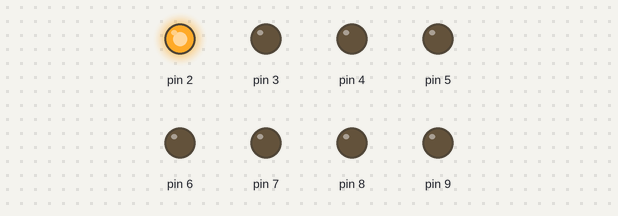
Simulated run of this sketch. Board: Arduino Uno, built with avr-gcc and run on an emulated ATmega328P. On the bench: output pins drawn as LEDs (lit = HIGH).

Above: at 3.3 s.
At 3.9 s:
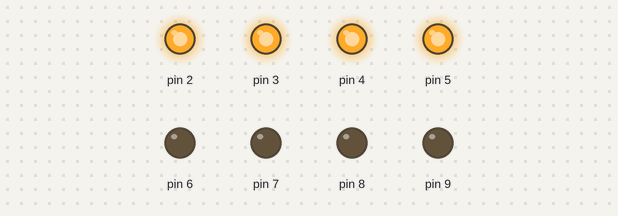
At 4.7 s:
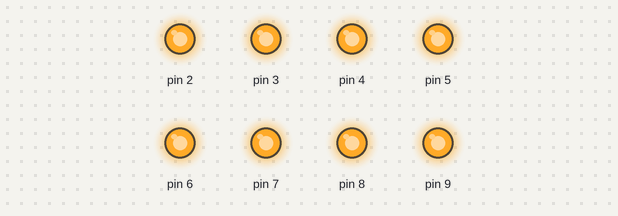
At 5.6 s:
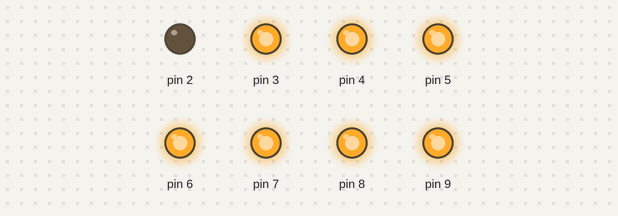
At 6.45 s:
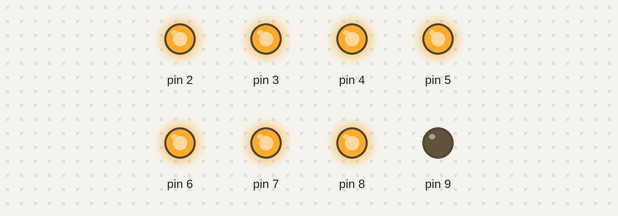
At 7.9 s:
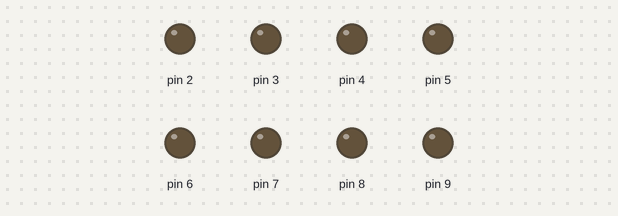
Timing chart, 0 to 10.4 s (numbered marks = the images above):
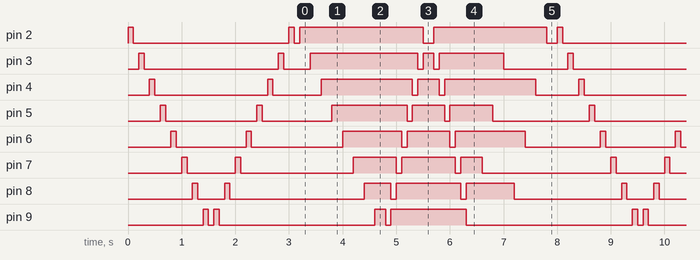

The sketch:

Tema-8_leduri.ino
```cpp
void setup()
{
pinMode (2, OUTPUT);
pinMode (3, OUTPUT);
pinMode (4, OUTPUT);
pinMode (5, OUTPUT);
pinMode (6, OUTPUT);
pinMode (7, OUTPUT);
pinMode (8, OUTPUT);
pinMode (9, OUTPUT);
}

void loop()
{
   int i;
   for(i=2;i<=9;i++)
    {
      digitalWrite(i, HIGH);
      delay(100);
      digitalWrite(i, LOW);
      delay(100);
    }
    for(i=9;i>=2;i--)
    {
      digitalWrite(i, HIGH);
      delay(100);
      digitalWrite(i, LOW);
      delay(100);
    }
    for(i=2;i<=9;i++)
    {
      digitalWrite(i, HIGH);
      delay(100);
      digitalWrite(i+1, LOW);
      delay(100);
    }
        for(i=9;i>=2;i--)
    {
      digitalWrite(i,LOW);
      delay(100);
      digitalWrite(i, HIGH);
    }
    for(i=2;i<=9;i++)
    {
      digitalWrite(i, LOW);
      delay(100);
      digitalWrite(i, HIGH);
    }

    for(i=9;i>=2;i=i-2)
    {
      digitalWrite(i, LOW);
      delay(200);
    }
    for(i=8;i>=2;i=i-2)
    {
      digitalWrite(i, LOW);
      delay(200);
    }

}
```

Measured:
- by itself, pin 2: repeats every 8.0 s: LOW 2.9 s, HIGH 0.10 s, LOW 0.10 s, HIGH 2.3 s, LOW 0.20 s, HIGH 2.1 s, LOW 0.20 s, HIGH 0.10 s
- by itself, pin 9: repeats every 8.0 s: LOW 0.10 s, HIGH 0.10 s, LOW 2.9 s, HIGH 0.20 s, LOW 0.10 s, HIGH 1.4 s, LOW 3.1 s, HIGH 0.10 s
- by itself, pin 6: repeats every 8.0 s: LOW 1.3 s, HIGH 0.10 s, LOW 1.7 s, HIGH 1.1 s, LOW 0.10 s, HIGH 0.80 s, LOW 0.10 s, HIGH 1.3 s, LOW 1.4 s, HIGH 0.10 s
- by itself, pin 3: repeats every 8.0 s: LOW 2.5 s, HIGH 0.10 s, LOW 0.50 s, HIGH 2.0 s, LOW 0.10 s, HIGH 0.20 s, LOW 0.10 s, HIGH 1.2 s, LOW 1.2 s, HIGH 0.10 s
